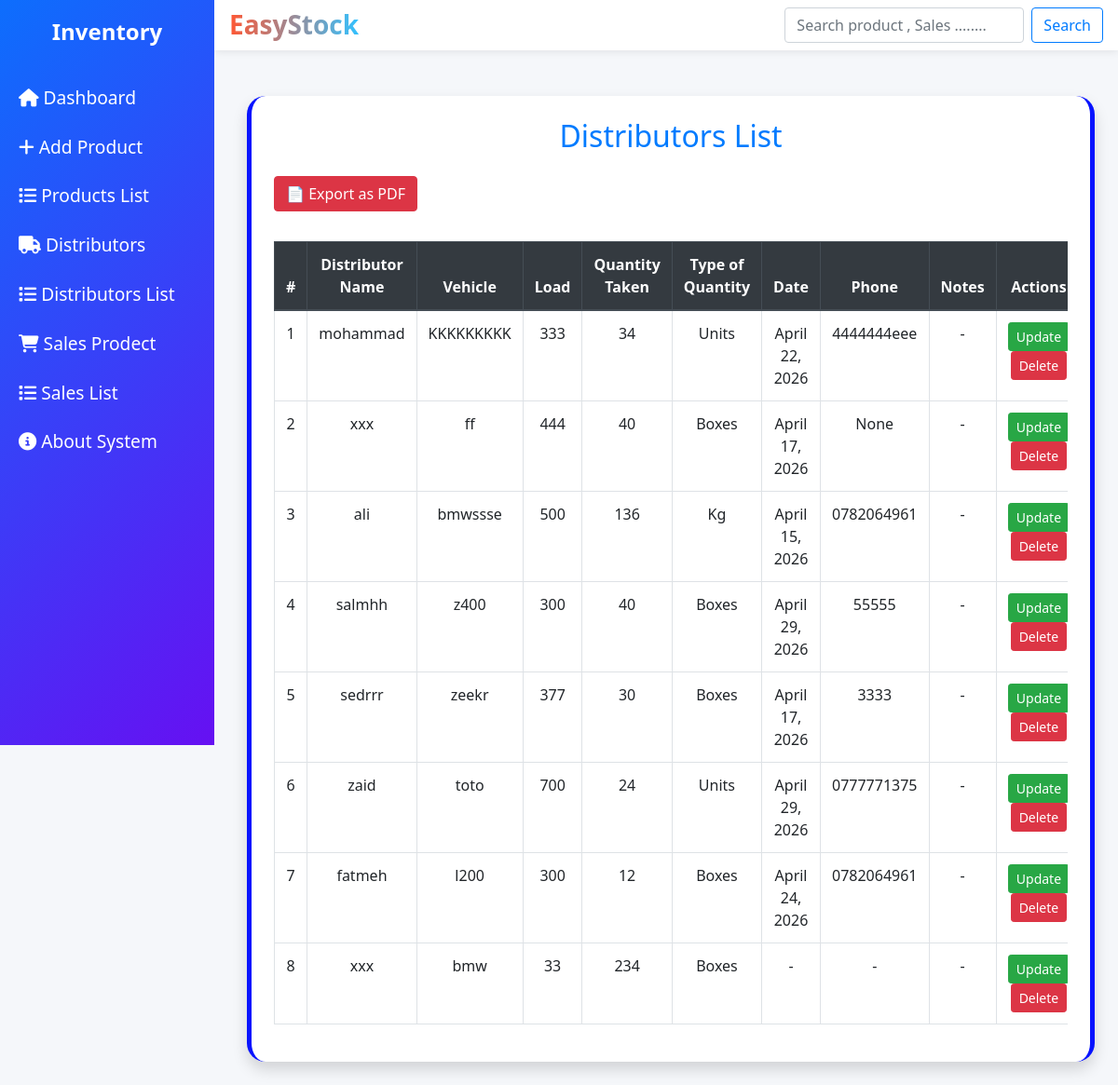
The app's page /distributors_list/, older data.
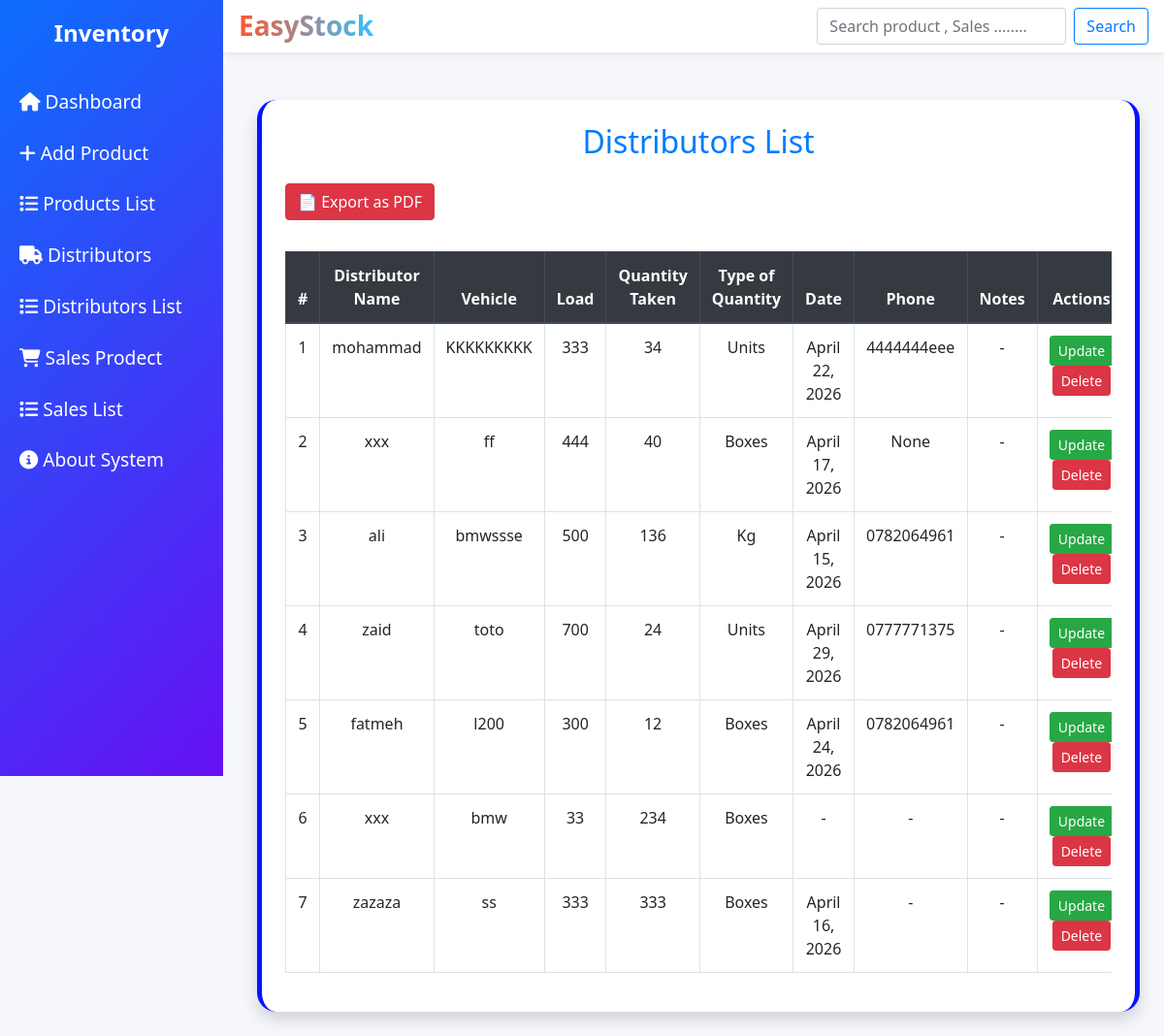
The same page, newer data.
### app_app/models.py (models this page shows, shortened)
class Distributor(models.Model):
    product = models.ForeignKey(Product, on_delete=models.CASCADE)
    distributor_name = models.CharField(max_length=255)
    vehicle = models.CharField(max_length=100, null=True, blank=True)
    load = models.PositiveIntegerField(null=True, blank=True)
    quantity_taken = models.PositiveIntegerField()
    QUANTITY_TYPE_CHOICES = [
        ('boxes', 'Boxes'),
        ('units', 'Units'),
        ('kg', 'Kg'),
    ]
    quantity_type = models.CharField(max_length=20,choices=QUANTITY_TYPE_CHOICES,null=True,blank=True)
    quantity_date = models.DateField(null=True, blank=True)
    phone = models.CharField(max_length=20, null=True, blank=True)
    notes = models.TextField(null=True, blank=True)
    created_at = models.DateTimeField(auto_now_add=True)
    updated_at = models.DateTimeField(auto_now=True)

### app_app/views.py (the view, shortened to what this page needs)
# urls.py: path('distributors_list/', views.distributors_list, name='distributors_list'),
def distributors_list(request):
    query = request.GET.get('q', '')
    distributors = Distributor.objects.all()
    context={
        'distributors': distributors,
        'query': query
    }
    return render(request,'pages/list/distributors_list.html',context)

### templates/pages/list/distributors_list.html
{% extends "base.html" %}
{% block content %}
<div class="content container mt-4">
  <div class="card shadow p-4">
    <h2 class="mb-4 text-center text-primary">Distributors List</h2>
<div class="mb-3">
  <a href="{% url 'export_distributors_pdf' %}" class="btn btn-danger mb-3">
  📄 Export as PDF
</a>
</div>
    <div class="table-responsive">
      <table class="table table-bordered table-hover text-center">
      <thead class="thead-dark">
  <tr>
    <th>#</th>
    <th>Distributor Name</th>
    <th>Vehicle</th>
    <th>Load</th>
    <th>Quantity Taken</th>
    <th>Type of Quantity</th>
    <th>Date</th>
    <th>Phone</th>
    <th>Notes</th>
    <th>Actions</th>
  </tr>
</thead>
<tbody>
{% for d in distributors %}
<tr>
  <td>{{ forloop.counter }}</td>
  <td>{{ d.distributor_name }}</td>
  <td>{{ d.vehicle|default:"-" }}</td>
  <td>{{ d.load|default:"-" }}</td>
  <td>{{ d.quantity_taken }}</td>
  <td>
    {% if d.quantity_type %}
      {{ d.get_quantity_type_display }}
    {% else %}
      -
    {% endif %}
  </td>
  <td>{{ d.quantity_date|default:"-" }}</td>
  <td>{{ d.phone|default:"-" }}</td>
  <td>{{ d.notes|default:"-" }}</td>
  <td>
    <a href="{% url 'update_distributors' d.id %}" class="btn btn-sm btn-success">Update</a>
    <a href="{% url 'delete_distributor' d.id %}" class="btn btn-danger btn-sm">Delete</a>
  </td>
</tr>
{% endfor %}
</tbody>
      </table>
    </div>
  </div>
</div>
{% endblock %}

Row changes from the older to the newer data that the page shows:
removed Distributor: distributor_name "salmhh", vehicle "z400", load "300", quantity_taken "40", quantity_type "Boxes", quantity_date "April 29, 2026", phone "55555", notes "-"
removed Distributor: distributor_name "sedrrr", vehicle "zeekr", load "377", quantity_taken "30", quantity_type "Boxes", quantity_date "April 17, 2026", phone "3333", notes "-"
added Distributor: distributor_name "zazaza", vehicle "ss", load "333", quantity_taken "333", quantity_type "Boxes", quantity_date "April 16, 2026", phone "-", notes "-"
